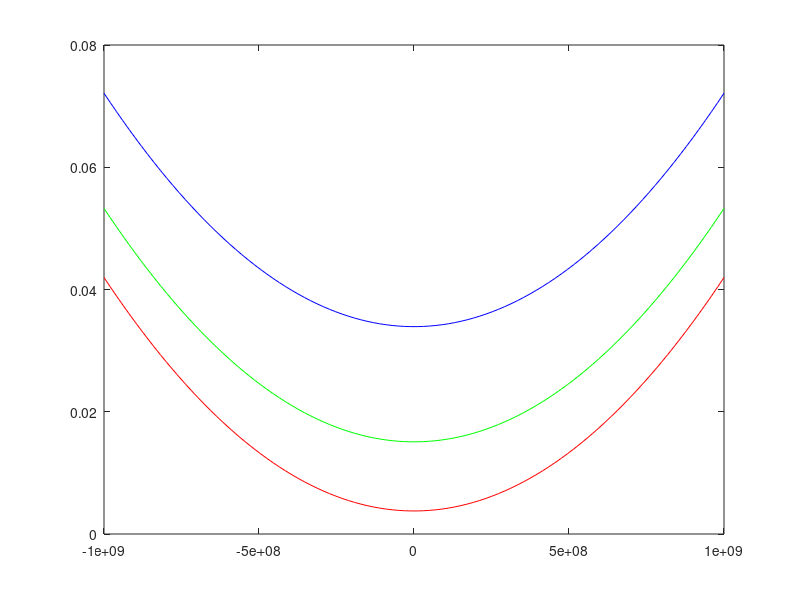

MATLAB code for this plot:
clear all; close all; clc;

mo = 9.1e-31;
eV = 1.6e-19;
hbar = 1.05459e-34;
Lw = 100e-10;
kt = linspace(-1E9,1E9);

hTitle  = title ('E vs k');
hYLabel = ylabel('Energy (eV)');
hXLabel = xlabel('Lattice constant (A)');

set( gca,'FontName', 'Helvetica');
set([hTitle, hXLabel, hYLabel],'FontName', 'AvantGarde');

c=['r','g','b'];

for k=1:3
    E(k,:) =(hbar^2/(2*mo))*(kt.^2+(k*pi/Lw)^2);
    E(k,:) = E(k,:)/eV;
    plot(kt,E(k,:),c(k));
    hold on
end
    hold off


